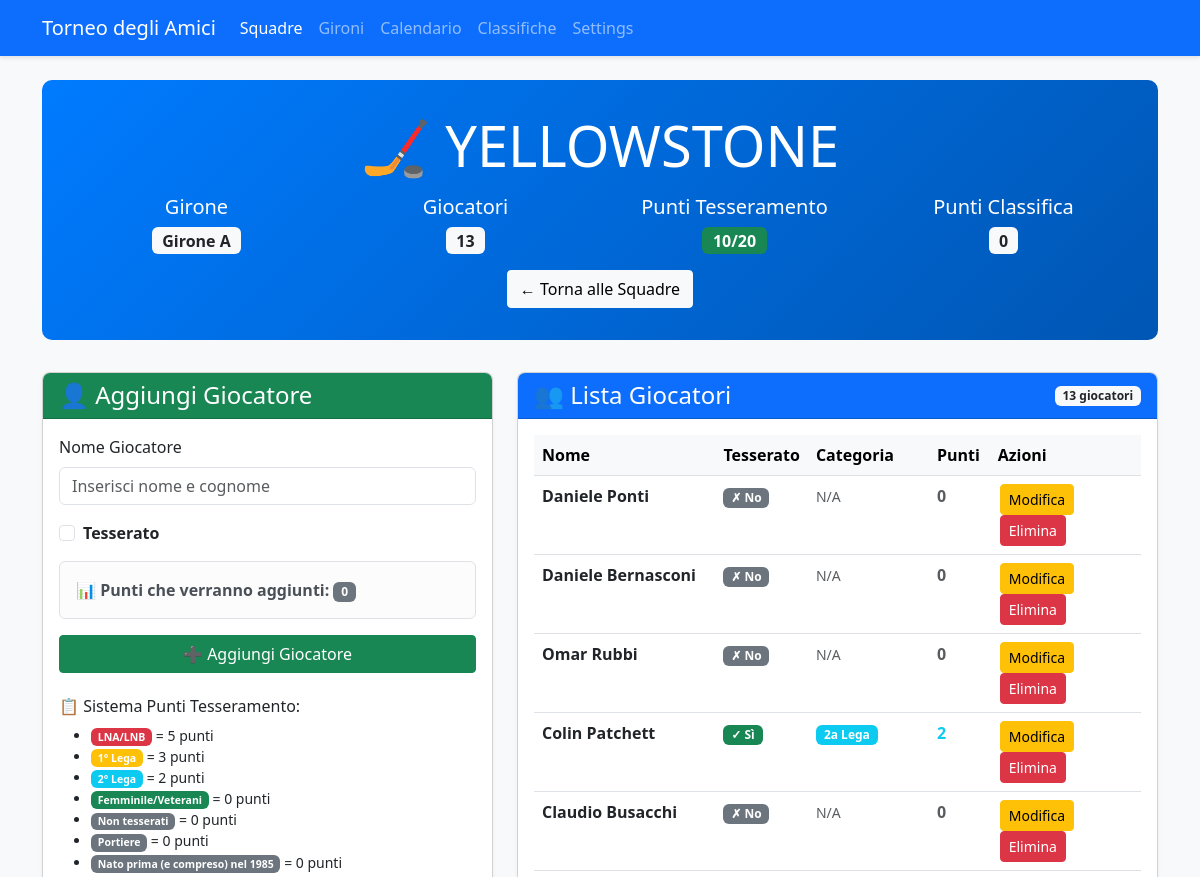
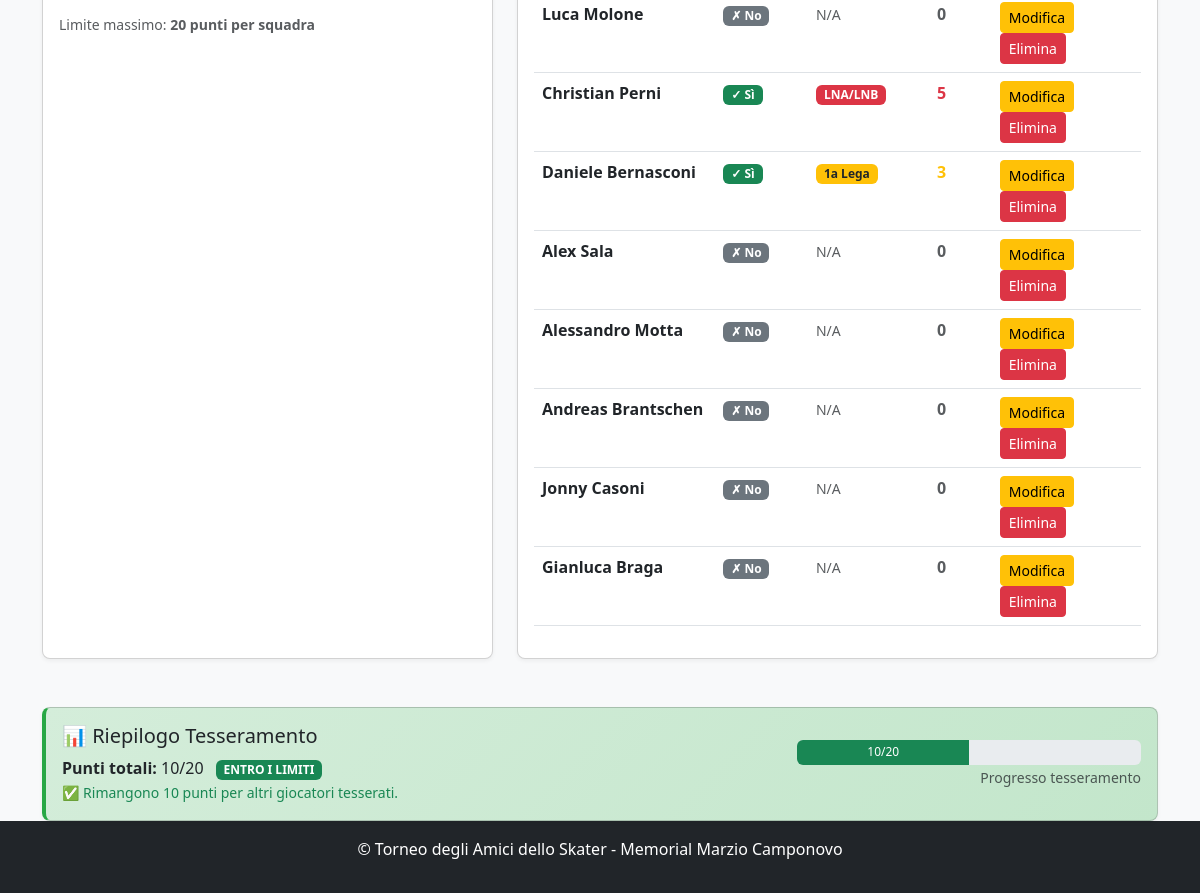
/team/9, run on an earlier commit of the app's database (2 pictures, top to bottom).
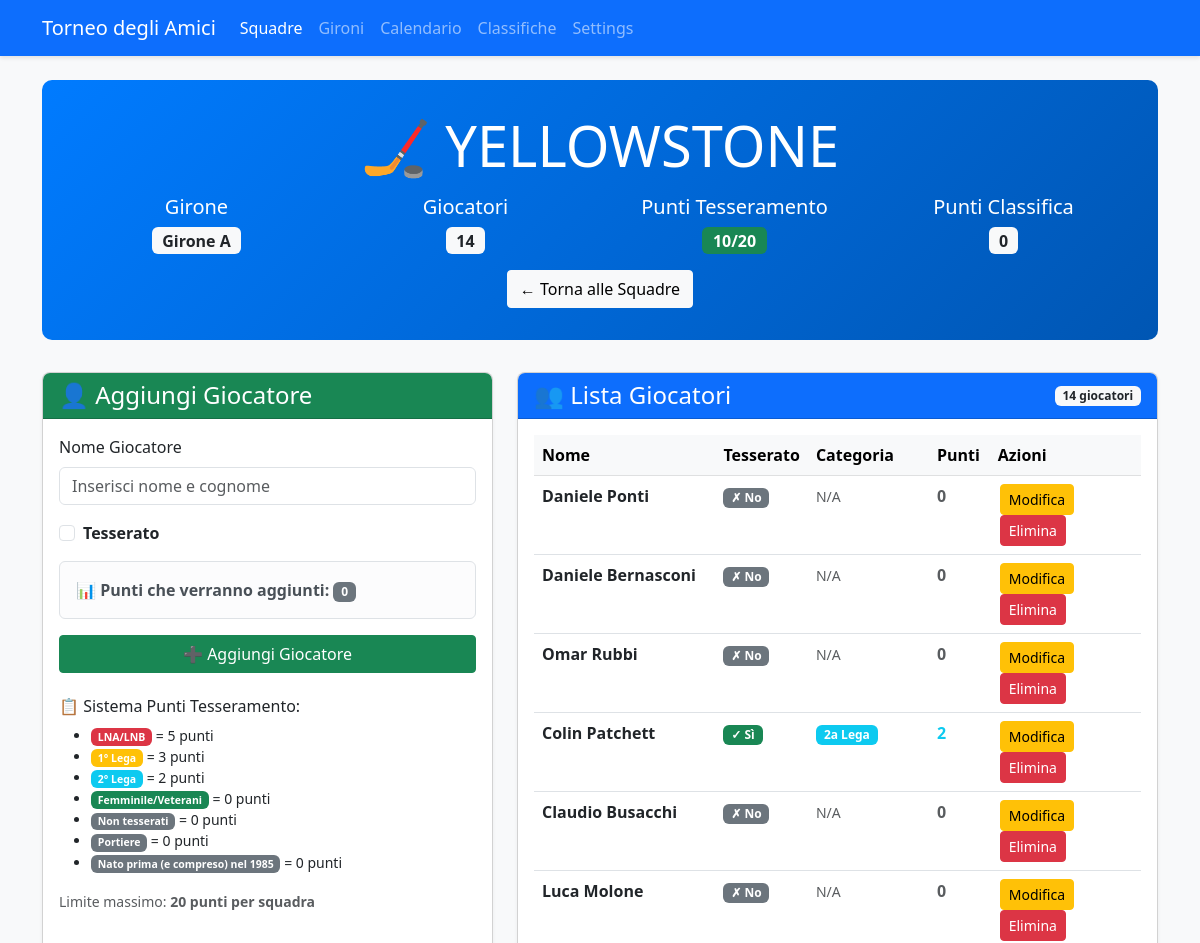
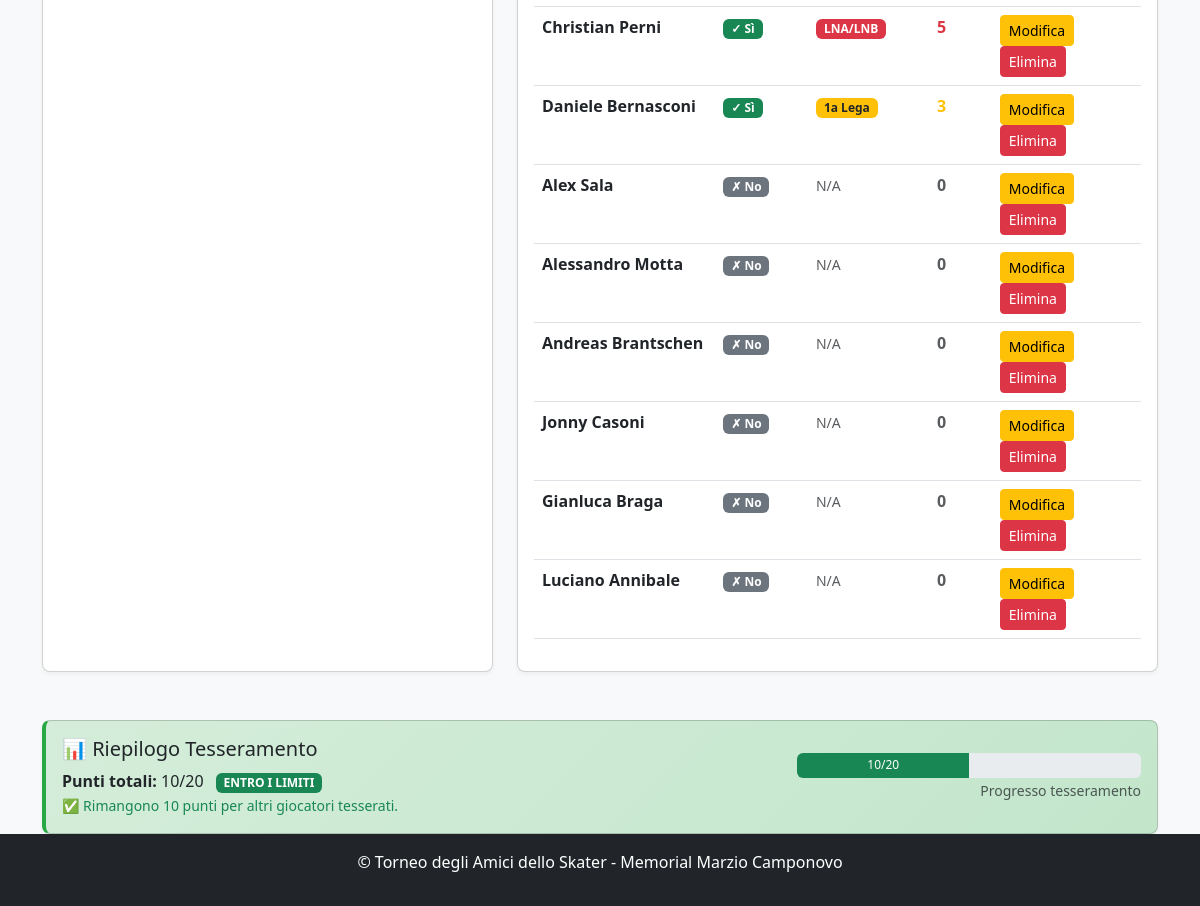
And on a later commit of the database (2 pictures, top to bottom).
### app.py (models this page shows, shortened)
class Player(db.Model):
    id = db.Column(db.Integer, primary_key=True)
    name = db.Column(db.String(100), nullable=False)
    team_id = db.Column(db.Integer, db.ForeignKey('team.id'), nullable=False)
    is_registered = db.Column(db.Boolean, default=False)
    category = db.Column(db.String(20))  # LNA/LNB, 1a Lega, 2a Lega, Non tesserato
    goals = db.Column(db.Integer, default=0)
    assists = db.Column(db.Integer, default=0)
    penalties = db.Column(db.Integer, default=0)
    @property
    def registration_points(self):
        if not self.is_registered:
            return 0  # Non tesserato = 0 punti
        points_map = {
            'LNA/LNB': 5,     # LNA/LNB = 5 punti
            '1a Lega': 3,     # 1° Lega = 3 punti
            '2a Lega': 2,     # 2° Lega = 2 punti
            'Femminile': 0,   # Femminile = 0 punti
            'Veterani': 0,     # Veterani = 0 punti
            'Portiere': 0,     # Portiere = 0 punti
            'Old': 0
        }
        return points_map.get(self.category, 0)  # Default 0 punti se categoria non riconosciuta

### app.py (the view, shortened to what this page needs)
@app.route('/team/<int:team_id>', methods=['GET', 'POST'])
def team_detail(team_id):
    team = Team.query.get_or_404(team_id)
    return render_template('team_detail.html', team=team)

### app.py (called while the page is built, shortened)
def get_tournament_dates():
    try:
        if db.inspect(db.engine).has_table('tournament_settings'):
            settings = TournamentSettings.query.first()
            if settings and settings.qualification_day1:
                return {
                    'qualification_day1': settings.qualification_day1,
                    'qualification_day2': settings.qualification_day2,
                    'quarterfinals_ml': settings.quarterfinals_ml_date,
                    'quarterfinals_bl': settings.quarterfinals_bl_date,
                    'semifinals_ml': settings.semifinals_ml_date,
                    'semifinals_bl': settings.semifinals_bl_date,
                    'finals': settings.finals_date
                }
    except Exception as e:
        print(f"Errore nel recupero date da settings: {e}")

    @property
    def games_played(self):
        return self.wins + self.losses + self.draws

    @property
    def player_points_total(self):
        return sum(player.registration_points for player in self.players)

### templates/team_detail.html (shortened to what the changed rows need)
<!DOCTYPE html>
<html lang="it">
<head>
    <link rel="stylesheet" href="https://cdn.jsdelivr.net/npm/bootstrap@5.3.0/dist/css/bootstrap.min.css">
    <link rel="stylesheet" href="{{ url_for('static', filename='style.css') }}">
</head>
<body class="d-flex flex-column min-vh-100">
    <div class="container mt-4">
        <div class="team-header text-center">
            <h1 class="display-4 mb-3">🏒 {{ team.name }}</h1>
            <div class="row">
                <div class="col-md-3">
                    <h5>Giocatori</h5>
                    <span class="badge bg-light text-dark fs-6">{{ team.players|length }}</span>
                </div>
                <div class="col-md-3">
                    <h5>Punti Tesseramento</h5>
                    <span class="badge {% if team.player_points_total > 20 %}bg-danger{% elif team.player_points_total >= 18 %}bg-warning{% else %}bg-success{% endif %} fs-6">
                        {{ team.player_points_total }}/20
                    </span>
                </div>
            </div>
        </div>
        <div class="row">
            <div class="col-lg-7 mb-4">
                <div class="card h-100">
                    <div class="card-header bg-primary text-white d-flex justify-content-between align-items-center">
                        <h4 class="mb-0">👥 Lista Giocatori</h4>
                        <span class="badge bg-light text-dark">{{ team.players|length }} giocatori</span>
                    </div>
                    <div class="card-body">
                        {% if team.players %}
                            <div class="table-responsive">
                                <table class="table table-hover">
                                    <thead class="table-light">
                                        <tr>
                                            <th width="30%">Nome</th>
                                            <th width="15%">Tesserato</th>
                                            <th width="20%">Categoria</th>
                                            <th width="10%">Punti</th>
                                            <th width="25%">Azioni</th>
                                        </tr>
                                    </thead>
                                    <tbody>
                                        {% for player in team.players %}
                                            <tr class="player-card">
                                                <td>
                                                    <strong>{{ player.name }}</strong>
                                                </td>
                                                <td>
                                                    {% if player.is_registered %}
                                                        <span class="badge bg-success">✓ Sì</span>
                                                    {% else %}
                                                        <span class="badge bg-secondary">✗ No</span>
                                                    {% endif %}
                                                </td>
                                                <td>
                                                    {% if player.category %}
                                                        <span class="badge category-badge {% if player.category == 'LNA/LNB' %}bg-danger{% elif player.category == '1a Lega' %}bg-warning text-dark{% elif player.category == '2a Lega' %}bg-info{% elif player.category == 'Femminile' %}bg-success{% elif player.category == 'Veterani' %}bg-success{% else %}bg-secondary{% endif %}">
                                                            {{ player.category }}
                                                        </span>
                                                    {% else %}
                                                        <span class="text-muted small">N/A</span>
                                                    {% endif %}
                                                </td>
                                                <td>
                                                    <strong class="{% if player.registration_points == 5 %}text-danger{% elif player.registration_points == 3 %}text-warning{% elif player.registration_points == 2 %}text-info{% else %}text-muted{% endif %}">
                                                        {{ player.registration_points }}
                                                    </strong>
                                                </td>
                                                <td>
                                                    <div class="action-buttons">
                                                        <a href="{{ url_for('edit_player', player_id=player.id) }}"
                                                           class="btn btn-sm btn-warning"
                                                           title="Modifica {{ player.name }}">
                                                            Modifica
                                                        </a>
                                                        <form action="{{ url_for('delete_player', player_id=player.id) }}"
                                                              method="post"
                                                              class="d-inline">
                                                            <button type="submit"
                                                                    class="btn btn-sm btn-danger"
                                                                    onclick="return confirm('Sei sicuro di voler eliminare {{ player.name }}?\n\nQuesta azione eliminerà anche tutte le sue statistiche di gioco.')"
                                                                    title="Elimina {{ player.name }}">
                                                                Elimina
                                                            </button>
                                                        </form>
                                                    </div>
                                                </td>
                                            </tr>
                                        {% endfor %}
                                    </tbody>
                                </table>
                            </div>
                        {% endif %}
                    </div>
                </div>
            </div>
        </div>
        <div class="row mt-4">
            <div class="col-12">
                <div class="card points-card {% if team.player_points_total > 20 %}danger{% elif team.player_points_total >= 18 %}warning{% endif %}">
                    <div class="card-body">
                        <div class="row align-items-center">
                            <div class="col-md-8">
                                <h5 class="mb-0">
                                    📊 Riepilogo Tesseramento
                                </h5>
                                <div class="mt-2">
                                    <strong>Punti totali:</strong> {{ team.player_points_total }}/20
                                    {% if team.player_points_total > 20 %}
                                        <span class="badge bg-danger ms-2">LIMITE SUPERATO</span>
                                        <br><small class="text-danger">
                                            ⚠️ La squadra supera il limite di {{ team.player_points_total - 20 }} punti!
                                        </small>
                                    {% elif team.player_points_total >= 18 %}
                                        <span class="badge bg-warning text-dark ms-2">VICINI AL LIMITE</span>
                                        <br><small class="text-warning">
                                            ⚠️ Rimangono solo {{ 20 - team.player_points_total }} punti disponibili.
                                        </small>
                                    {% else %}
                                        <span class="badge bg-success ms-2">ENTRO I LIMITI</span>
                                        <br><small class="text-success">
                                            ✅ Rimangono {{ 20 - team.player_points_total }} punti per altri giocatori tesserati.
                                        </small>
                                    {% endif %}
                                </div>
                            </div>
                            <div class="col-md-4 text-end">
                                <div class="progress" style="height: 25px;">
                                    <div class="progress-bar {% if team.player_points_total > 20 %}bg-danger{% elif team.player_points_total >= 18 %}bg-warning{% else %}bg-success{% endif %}"
                                         style="width: {{ (team.player_points_total / 20 * 100)|round }}%">
                                        {{ team.player_points_total }}/20
                                    </div>
                                </div>
                            </div>
                        </div>
                    </div>
                </div>
            </div>
        </div>
    </div>
</body>
</html>

What changed in the data, as far as the page shows it:
added Player: name "Luciano Annibale", shows "✗ No", shows "N/A", registration_points "0"
Also different on the page:
{{ team.players|length }}: "13" → "14"
